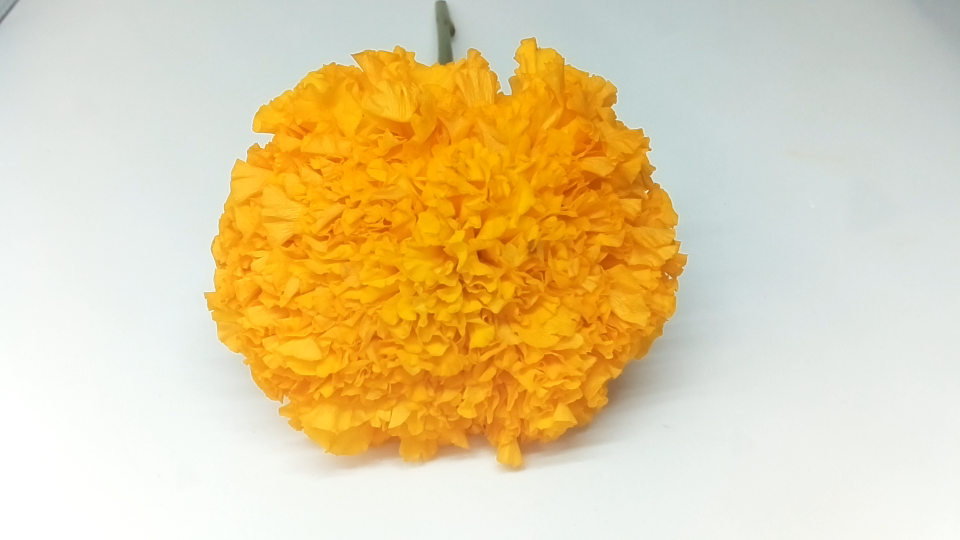
#> input picture DrowningDetectionDataset/Jumbo/cam1_2022-10-22_20-56-03.png, 1920 x 1080 px (shown at 1/2 size)
$ python ImageLabeling.py
#> lines starting #> are read from the running program, lines starting #| are printed output that depends on the picture
import cv2 as cv
import numpy as np
from matplotlib import pyplot as plt
import os
import sys
from os import listdir, mkdir
from os.path import isfile, join, exists
import tkinter as tk
import copy
import re
import pathlib
import subprocess


"""==============  Automatically Folders Listing  ================"""
AutomaticallyFoldersListing = True  # True = Auto   / False = Manually

"""  Label Listing  """
label_name_list = [
    "Broken",
    "Jumbo",
    "Large",
    "Medium",
    "Small",
]

"""  Manually Folders Listing  """
folder_name_list = [""]  #'training_images'

img_index = 0
folder_name = folder_name_list[0]
dataset_path = "./DrowningDetectionDataset/"


if AutomaticallyFoldersListing:
    folder_name_list = []
    folder_name_list = [
        folder
        for folder in os.listdir(dataset_path)
        if os.path.isdir(os.path.join(dataset_path, folder))
    ]
    folder_name_list.sort()


class cvRect:
    # [9 lines left out: function __init__, not called in this run]

    def area(self):
        return self.w * self.h

    def tl(self):
        return [self.x, self.y]

    def br(self):
        return [self.x + self.w, self.y + self.h]

    def center(self):
        return [self.x + (self.w // 2), self.y + (self.h // 2)]

    def xywh(self):
        return [self.x, self.y, self.w, self.h]


print("[[[[[   Select Directory   ]]]]]")

for i, name in enumerate(folder_name_list):
    print(f"{i} : {name} \n", end="")
    # if((i+1)%3==0):
    #    print('') # newline

select_folder_id = int(input("\nEnter Number :"))
#> the answer given: 1

if select_folder_id < 0 or select_folder_id >= len(folder_name_list):
    sys.exit()

folder_name = folder_name_list[select_folder_id]
print(f"Fetch image in -> {folder_name}")
img_path = dataset_path + folder_name + "/"
# img_crop_path = dataset_crop_path + folder_name + '/'


list_files = []
list_files = [f for f in listdir(img_path) if isfile(join(img_path, f))]
del_lists = []
for i, fname in enumerate(list_files):
    file_ext = pathlib.Path(fname).suffix
    if (
        file_ext != ".JPG"
        and file_ext != ".jpg"
        and file_ext != ".png"
        and file_ext != ".PNG"
        and file_ext != ".bmp"
        and file_ext != ".BMP"
        and file_ext != ".jpeg"
        and file_ext != ".JPEG"
    ):
        del_lists.append(fname)  # mark as delete
        # print(file_ext)
for val in del_lists:
    list_files.remove(val)
list_files.sort()

if len(list_files) <= 0:
    print(f"No Image in folder -> {img_path}")
    sys.exit()

print(f"File List ext:{list_files}")
print("============= How to use =============")
print("Drag Mouse to crop image")
print("Enter/Spacebar to save cropped box")
print("Del to remove specific cropped boxes in the image")
print("k to remove all boxes in the image")
print("p to remove 1st cropped box in the image")
print("n to remove last cropped box in the image")
print("w or / to select label")
print("Esc to cancel (a) cropped box")
print("←/↑ or a goto previous image")
print("→/↓ or d goto next image")
print("q Exit program")
mouseFirstPoint = [0, 0]
mouseLastPoint = [9, 9]
mouseFinished = False
mouseDragging = False
lockCropping = "lock"

selectBoxToDelete = -1

"""GUI Select Delete Specify Label"""


class SimpleSelectBoxDeleteLabel:
    # [34 lines left out: functions __init__, hLabelClickOK, not called in this run]


"""GUI Select Label"""
changedLabel = None


class SimpleSelectLabel:
    def __init__(self, labelList, nCol=6):
#> called with nCol = 6
        numInRow = nCol
        self.window = tk.Tk()
        self.window.geometry("1800x950")
        self.window.title("Select Label")
        i = 0  # row_index
        iLabel = 0  # index of Label
        nLabel = len(labelList)
        while 1:
            self.window.columnconfigure(i, weight=1, minsize=90)
            self.window.rowconfigure(i, weight=1, minsize=50)
            for j in range(0, numInRow):
                frame = tk.Frame(master=self.window, relief=tk.RAISED, borderwidth=1)
                frame.grid(row=i, column=j, padx=10, pady=10)
                label = tk.Label(master=frame, text=labelList[iLabel])
                label.config(font=("Helvatical bold", 18))
                txtLabel = labelList[iLabel]
                label.bind(
                    "<Button-1>",
                    lambda event, text=txtLabel: self.hLabelClick(event, text),
                )
                iLabel += 1  # fecth next LabelS
                label.pack(padx=3, pady=3)
                if iLabel >= nLabel:
                    break
            i += 1  # new row
            if iLabel >= nLabel:
                break
        self.window.mainloop()

    # [21 lines left out: functions hLabelClick, mouse_handler, not called in this run]


img_index_changed = True
original_image = []
show_original_image = []
temp_show_original_image = []
cropped_image = []
cropRect = []
imgName = ""
imgExtension = ""
savedMessage = ""

# Read Number (img_index) from file
if os.path.exists(img_path + ".count"):
    file_count = open(img_path + ".count", "r")
    line = file_count.readline()
    if not line:
        img_index = 0
    else:
        if line.isnumeric():
            img_index = int(line)
            # print(f"Read img_index success : {img_index} !!")
        else:
            img_index = 0
    file_count.close()

currentLabel = label_name_list[0]
SimpleSelectLabel(label_name_list)
if changedLabel != None:
    currentLabel = changedLabel
    print(f"selected -> {currentLabel}")
lines = []
xywh_str = []
key = -1


def loadLabelsFromFile():
    global imgName
    txt_path = img_path + imgName + ".anno"
    xywhs = []
    labels = []
    if os.path.exists(txt_path):  # เช็คว่า path existed ?
        with open(txt_path) as file:
            lines = file.readlines()
            lines = [line.rstrip() for line in lines]
            xywh_strs = [re.split(r"\t+", line) for line in lines]
            for xywh_str in xywh_strs:
                if len(xywh_str) == 5:
                    (xc, yc, wc, hc) = (
                        int(xywh_str[1]),
                        int(xywh_str[2]),
                        int(xywh_str[3]),
                        int(xywh_str[4]),
                    )
                    labels.append(xywh_str[0])
                    xywhs.append(cvRect([xc, yc, wc, hc]))
    return xywhs, labels


# [19 lines left out: function saveLabelsToFile, not called in this run]


cv.waitKey(250)
cv.namedWindow("OriginalShow", cv.WINDOW_NORMAL)
cv.setMouseCallback("OriginalShow", mouse_handler)
# cv.namedWindow("CroppedShow",cv.WINDOW_NORMAL)
refreshLabel = False
lockCropping = "unlock"
cropRectOK = False
while True:
    if img_index_changed:
        # cropped_image = None
        img_index_changed = False
        mouseFinished = False
        mouseDragging = False
        print(img_path + list_files[img_index])
        original_image = cv.imread(img_path + list_files[img_index])
#> original_image is the input picture: shape (1080, 1920, 3); mean B, G, R 162.6, 206.7, 226.7
        show_original_image = original_image.copy()
        imgName, imgExtension = os.path.splitext(list_files[img_index])
        # cropped_image = cv.imread(img_crop_path+imgName+'.png')
        (hImg, wImg) = show_original_image.shape[:2]
#> hImg = 1080; wImg = 1920
        putNamePos = (20, 200)
        textSize = wImg / 500
#> textSize = 3.84
        textThickness = wImg // 500
#> textThickness = 3
        cv.putText(
            show_original_image,
            imgName,
            putNamePos,
            cv.FONT_HERSHEY_SIMPLEX,
            textSize,
            (0, 0, 255),
            textThickness,
        )
        temp_show_original_image = show_original_image.copy()
        marked_cvRects, marked_Label = loadLabelsFromFile()
        marked_Label_count = 0
        marked_Label_count = len(marked_Label)
        putLabel_count = (20, 400)
        cv.putText(
            show_original_image,
            str(marked_Label_count),
            putLabel_count,
            cv.FONT_HERSHEY_SIMPLEX,
            textSize,
            (0, 0, 255),
            textThickness,
        )
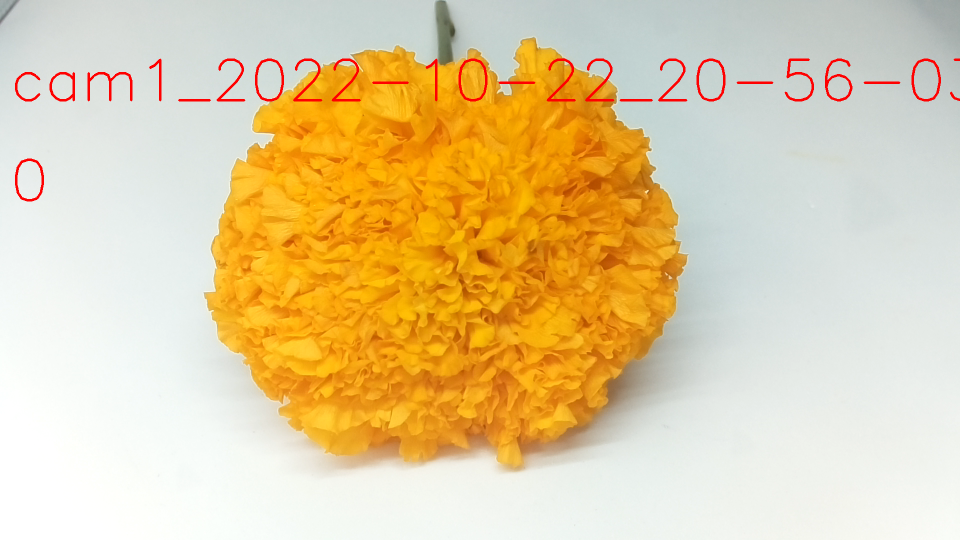
#> show_original_image: shape (1080, 1920, 3) (shown at 1/2 size); mean B, G, R 161.1, 204.8, 227.1
        for idx, marked_cvRect in enumerate(marked_cvRects):
            labelColor = list(np.random.random(size=3) * 256)
            xc, yc, wc, hc = marked_cvRect.xywh()
            cv.rectangle(
                show_original_image, (xc, yc), (xc + wc, yc + hc), labelColor, 4
            )
            cv.putText(
                show_original_image,
                "#" + str(idx) + " " + marked_Label[idx],
                (xc, yc),
                cv.FONT_HERSHEY_COMPLEX_SMALL,
                wImg / 500,
                labelColor,
                wImg // 500,
            )
        # if cropped_image is None:
        #    cv.imshow("CroppedShow",np.zeros((300,300,3),dtype=np.uint8))
    if lockCropping == "unlock":
        if mouseDragging:
            show_original_image = temp_show_original_image.copy()
            cv.rectangle(
                show_original_image,
                mouseFirstPoint,
                mouseLastPoint,
                (128, 0, 255),
                wImg // 200,
            )
        elif mouseFinished or refreshLabel:
            show_original_image = temp_show_original_image.copy()
            if mouseFirstPoint[0] > mouseLastPoint[0]:  # Swap X
                tmpFPX = mouseFirstPoint[0]
                mouseFirstPoint[0] = mouseLastPoint[0]
                mouseLastPoint[0] = tmpFPX
            if mouseFirstPoint[1] > mouseLastPoint[1]:  # Swap Y
                tmpFPY = mouseFirstPoint[1]
                mouseFirstPoint[1] = mouseLastPoint[1]
                mouseLastPoint[1] = tmpFPY
            cropRect = cvRect(
                [
                    mouseFirstPoint[0],
                    mouseFirstPoint[1],
                    abs(mouseLastPoint[0] - mouseFirstPoint[0]),
                    abs(mouseLastPoint[1] - mouseFirstPoint[1]),
                ]
            )
            (hImg, wImg) = show_original_image.shape[:2]
            if cropRect.x < 0:
                cropRect.x = 0
            if cropRect.y < 0:
                cropRect.y = 0
            if (
                (cropRect.area() >= 500)
                and (cropRect.w + cropRect.x <= wImg - 1)
                and (cropRect.h + cropRect.y <= hImg - 1)
            ):  ## large_enough & not bigger than the original_image
                cropRectOK = True
                (hImg, wImg) = show_original_image.shape[:2]
                cv.rectangle(
                    show_original_image,
                    cropRect.tl(),
                    cropRect.br(),
                    (255, 0, 255),
                    wImg // 200,
                )
                cv.putText(
                    show_original_image,
                    currentLabel,
                    cropRect.tl(),
                    cv.FONT_HERSHEY_COMPLEX_SMALL,
                    wImg / 500,
                    (255, 0, 255),
                    wImg // 500,
                )
            else:
                cropRectOK = False
                img_index_changed = True
                mouseFinished = False
                mouseDragging = False
                mouseFirstPoint = [0, 0]
                mouseLastPoint = [9, 9]
            refreshLabel = False
            mouseFinished = False

    cv.imshow("OriginalShow", show_original_image)
    # if cropped_image is not None:
    #    cv.imshow("CroppedShow",cropped_image)

    if mouseDragging:
        key = cv.waitKeyEx(40)
    else:
        key = cv.waitKeyEx(200)
#> (key q is pressed here)
#> key = 113
    # print(key)
    # key control
    if key == ord("q") or key == ord("Q"):  # 'q' -> exit
        if os.path.exists(img_path + ".count"):
            subprocess.check_call(["attrib", "-H", img_path + "/.count"])
        with open(img_path + "/.count", "w") as f:
            f.write(str(img_index))
            # print(f"Written img_index : {img_index}")
            subprocess.check_call(["attrib", "+H", img_path + "/.count"])
#> (this line was passed over: subprocess is not available in this run)
        break
    elif (
        key == 2424832 or key == 2490368 or key == ord("a")
    ):  # ←/↑ or a goto previous image
        print("--")
        img_index -= 1
        img_index_changed = True
        cropRectOK = False
        mouseFinished = False
        mouseDragging = False
        mouseFirstPoint = [0, 0]
        mouseLastPoint = [9, 9]
        if img_index < 0:
            img_index = 0
    elif (
        key == 2555904 or key == 2621440 or key == ord("d")
    ):  # →/↓ or d goto next image
        print("++")
        img_index += 1
        img_index_changed = True
        cropRectOK = False
        mouseFinished = False
        mouseDragging = False
        mouseFirstPoint = [0, 0]
        mouseLastPoint = [9, 9]
        if img_index >= len(list_files):
            img_index = len(list_files) - 1
    elif key == 13 or key == 32:  # Enter or Spacebar -> save cropped
        if cropRectOK:
            # cropped_image = original_image[cropRect.y:cropRect.y+cropRect.h ,cropRect.x:cropRect.x+cropRect.w]
            # cv.imwrite(img_crop_path+imgName+'.png',cropped_image)
            saveLabelsToFile()
            img_index_changed = True
            cropRectOK = False
            mouseFinished = False
            mouseDragging = False
            mouseFirstPoint = [0, 0]
            mouseLastPoint = [9, 9]
            print(f"Saved CroppedImage of {imgName}")
    elif key == ord("k") or key == ord("K"):  # k or K -> delete all boxes
        (hImg, wImg) = show_original_image.shape[:2]
        # [4 lines of commented-out code are left out]
        confirm_del = "y"
        if confirm_del == "y" or confirm_del == "Y":
            try:
                os.remove(img_path + imgName + ".anno")
            except:
                print("Cannot find :" + img_path + imgName + ".anno")
            cropRectOK = False
            img_index_changed = True
            mouseFinished = False
            mouseDragging = False
            mouseFirstPoint = [0, 0]
            mouseLastPoint = [9, 9]
            print(f"Deleted All Cropped Object")
        img_index_changed = True
    elif key == 3014656:
        (hImg, wImg) = show_original_image.shape[:2]
        # Also disable croppring
        lockCropping = "lock"
        oldMouseLastPoint = mouseLastPoint
        cv.setMouseCallback("OriginalShow", lambda *args: None)
        SimpleSelectBoxDeleteLabel()
        confirm_del = "y"
        if confirm_del == "y" or confirm_del == "Y":
            try:
                with open(img_path + imgName + ".anno", "r") as fin:
                    data = fin.read().splitlines(True)
                    # clear empty line
                    numData = len(data)
                    idx = 0
                    while True:
                        if data[idx] in ["\n", "\r\n"]:
                            data.pop(idx)
                            numData = numData - 1
                        else:
                            idx = idx + 1
                        if idx >= numData:
                            break
                    if selectBoxToDelete >= 0 and selectBoxToDelete < len(data):
                        data.pop(selectBoxToDelete)
                        print(f"Deleted #{selectBoxToDelete} cropped box in the image")
                    with open(img_path + imgName + ".anno", "w") as fout:
                        fout.writelines(data)
            except:
                print("Cannot find or delete on :" + img_path + imgName + ".anno")
            cropRectOK = False
            img_index_changed = True
            mouseFinished = False
            mouseDragging = False
            mouseFirstPoint = [0, 0]
            mouseLastPoint = [9, 9]

        cv.waitKey(250)
        cv.setMouseCallback("OriginalShow", mouse_handler)
        mouseLastPoint = oldMouseLastPoint
        lockCropping = "unlock"
        img_index_changed = True
    elif key == ord("p"):
        (hImg, wImg) = show_original_image.shape[:2]
        confirm_del = "y"
        if confirm_del == "y" or confirm_del == "Y":
            try:
                with open(img_path + imgName + ".anno", "r") as fin:
                    data = fin.read().splitlines(True)
                with open(img_path + imgName + ".anno", "w") as fout:
                    fout.writelines(data[1:])
            except:
                print("Cannot find :" + img_path + imgName + ".anno")
            cropRectOK = False
            img_index_changed = True
            mouseFinished = False
            mouseDragging = False
            mouseFirstPoint = [0, 0]
            mouseLastPoint = [9, 9]
            print(f"Deleted 1st cropped box in the image")
        img_index_changed = True
    elif key == ord("n"):
        (hImg, wImg) = show_original_image.shape[:2]
        confirm_del = "y"
        if confirm_del == "y" or confirm_del == "Y":
            try:
                with open(img_path + imgName + ".anno", "r") as fin:
                    data = fin.read().splitlines(True)
                with open(img_path + imgName + ".anno", "w") as fout:
                    fout.writelines(data[: len(data) - 1])
            except:
                print("Cannot find :" + img_path + imgName + ".anno")
            cropRectOK = False
            img_index_changed = True
            mouseFinished = False
            mouseDragging = False
            mouseFirstPoint = [0, 0]
            mouseLastPoint = [9, 9]
            print(f"Deleted last cropped box in the image")
        img_index_changed = True
    elif key == 27:  # Enter -> cancel cropped
        cropRectOK = False
        img_index_changed = True
        mouseFinished = False
        mouseDragging = False
        mouseFirstPoint = [0, 0]
        mouseLastPoint = [9, 9]
        print(f"Cancelled Cropped")
    elif key == ord("w") or key == ord("W"):
        # Also disable croppring
        lockCropping = "lock"
        oldMouseLastPoint = mouseLastPoint
        cv.setMouseCallback("OriginalShow", lambda *args: None)
        cv.destroyAllWindows()
        changedLabel = None
        SimpleSelectLabel(label_name_list)
        if changedLabel != None:
            currentLabel = changedLabel
            print(f"selected -> {currentLabel}")  # print(changedLabel)
        cv.waitKey(250)
        cv.namedWindow("OriginalShow", cv.WINDOW_NORMAL)
        cv.setMouseCallback("OriginalShow", mouse_handler)
        mouseLastPoint = oldMouseLastPoint
        lockCropping = "unlock"
        if cropRectOK:
            refreshLabel = True
        else:
            img_index_changed = True

$ run again, on DrowningDetectionDataset/Large/cam1_2022-10-22_20-10-22.png
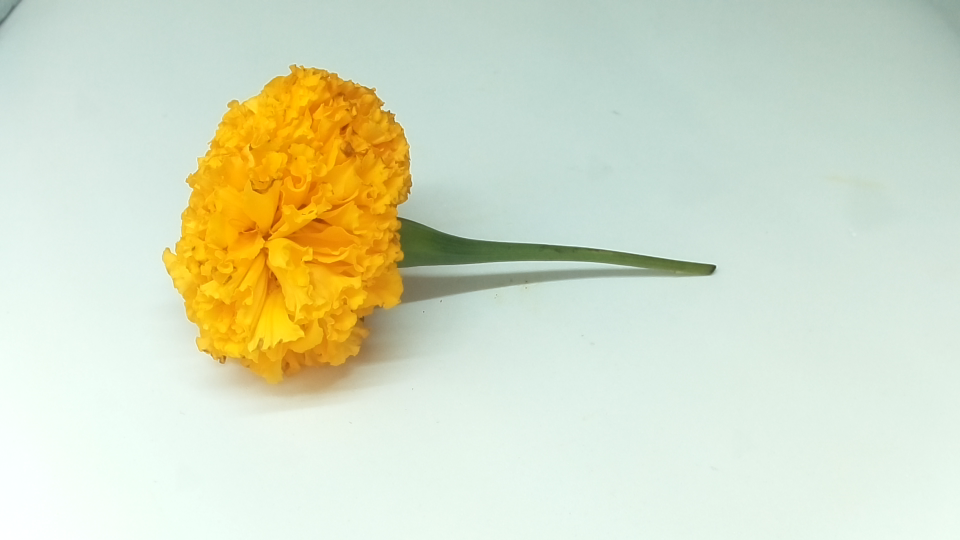
#> input picture DrowningDetectionDataset/Large/cam1_2022-10-22_20-10-22.png, 1920 x 1080 px (shown at 1/2 size)
#> original_image is the input picture: shape (1080, 1920, 3); mean B, G, R 195.6, 220.9, 213.9
#> `cv.putText( show_original_image, str(marked_Label_count), putLabel_cou..`:
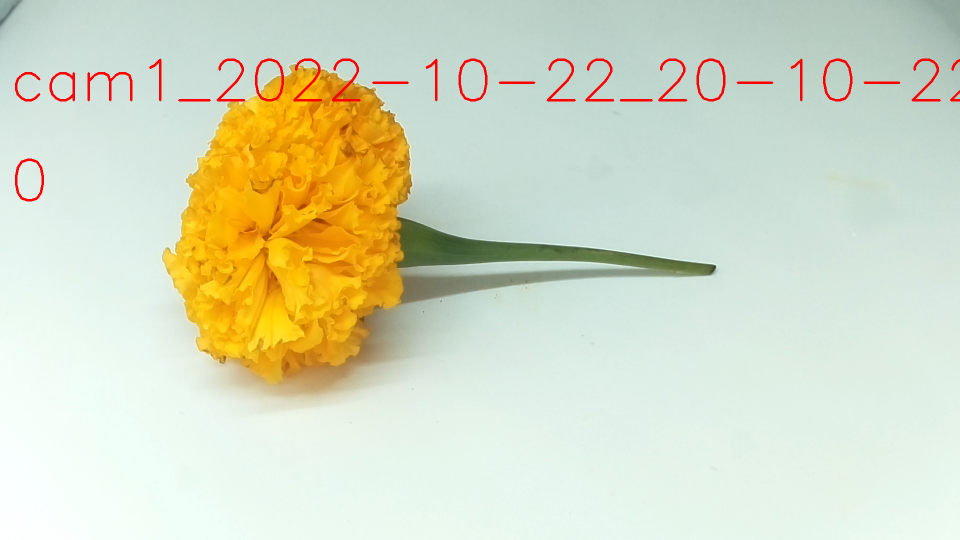
#> show_original_image: shape (1080, 1920, 3) (shown at 1/2 size); mean B, G, R 193.8, 218.9, 214.5
#> key = 113
